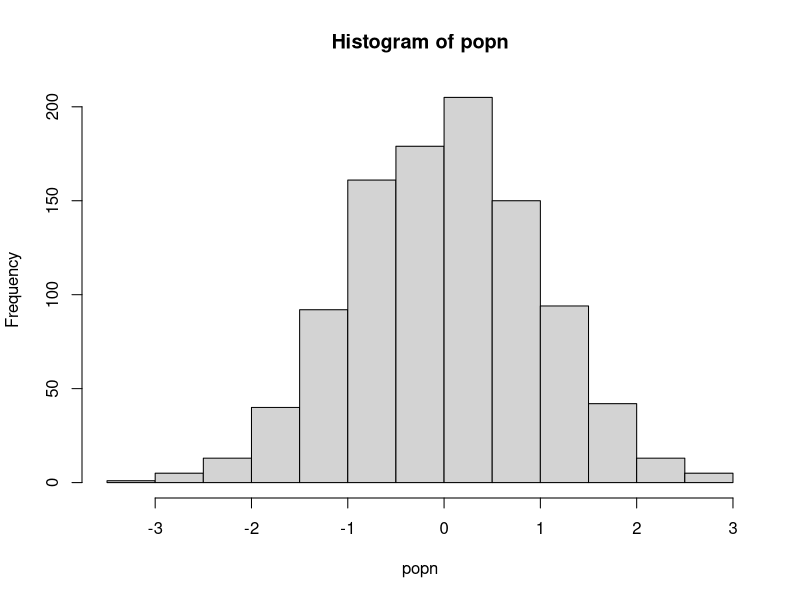

Generate this figure with R:
########## Functions ############

## A function to take a sample size of n from a population "popn" and return its mean
myexperiment <- function(popn,n){
    pop_sample <- sample(popn, n, replace = FALSE)
    return(mean(pop_sample))
}

## Calculate means using a for loop without preallocation: 
loopy_sample1 <- function(popn, n, num){
    result1 <- vector() #Initialize empty vector of size 1
    for(i in 1:num){
        result1 <- c(result1, myexperiment(popn,n))
    }
    return(result1)
}

## To run "num" iterations of the experiment using a for loop on a vector with preallocation:
loopy_sample2 <- function(popn, n, num){
    result2 <- vector(,num) #Preallocate expected size 
    for(i in 1:num){
        result2[i] <- myexperiment(popn, n)
    }
    return(result2)
}

## To run "num" iterations of the experiment using a for loop on a list with preallocation:
loopy_sample3 <- function(popn, n, num){
    result3 <- vector("list", num) #Preallocate expected size
    for(i in 1:num){
        result3[[i]] <- myexperiment(popn,n)
    }
    return(result3)
}

## To run "num" iterations of the experiment using vectorisation with lapply:
lapply_sample <- function(popn, n, num){
    result4 <- lapply(1:num,function(i) myexperiment(popn,n))
    return(result4)
}

## To run "num" iterations of the experiment using vectorisation with lapply:

sapply_sample <- function(popn, n, num){
    result5 <- sapply(1:num, function(i) myexperiment(popn,n))
    return(result5)
}

popn <- rnorm(1000) # Generate the population
hist(popn)

n <- 20 #sample size for each experiment 
num <- 1000 # Number of times to rerun the experiment 

print("The loopy, non-preallocation approach takes:")
print(system.time(loopy_sample1(popn, n, num)))

print("The loopy, but with prealloaction approach takes:")
print(system.time(loopy_sample2(popn,n,num)))

print("The loopy, non-preallocation approach takes:")
print(system.time(loopy_sample3(popn, n, num)))

print("The vectorized sapply approach takes:")
print(system.time(sapply_sample(popn, n, num)))

print("The vectorized lapply approach takes:")
print(system.time(lapply_sample(popn, n, num)))